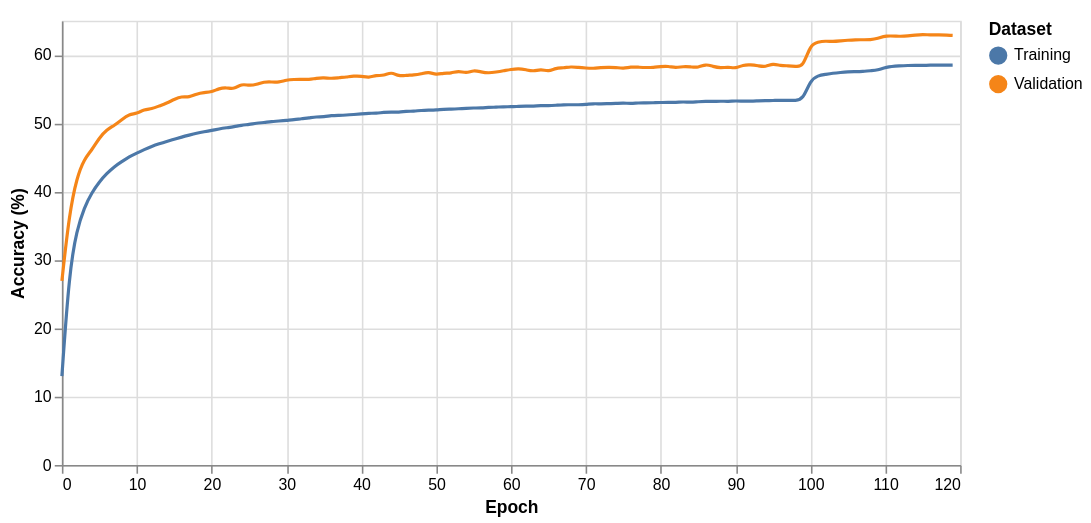

Vega-Lite specification for this chart:
### Vega-Lite specification from a JSON file in a GitHub repository (floating-point values rounded to 4 significant figures; data arrays with more than 128 entries replaced by an {"elided": "..."} marker saying what was removed)
{"config": {"view": {"width": 400, "height": 300}, "mark": {"tooltip": null}}, "layer": [{"mark": {"type": "line", "interpolate": "basis"}, "encoding": {"color": {"type": "nominal", "field": "label", "title": "Dataset"}, "x": {"type": "quantitative", "field": "Step", "title": "Epoch"}, "y": {"type": "quantitative", "field": "Value", "title": "Accuracy (%)"}}}, {"mark": "point", "encoding": {"opacity": {"value": 0}, "x": {"type": "quantitative", "field": "Step"}}, "selection": {"selector003": {"type": "single", "nearest": true, "on": "mouseover", "fields": ["Step"], "empty": "none"}}}, {"mark": "point", "encoding": {"color": {"type": "nominal", "field": "label", "title": "Dataset"}, "opacity": {"value": 0, "condition": {"value": 1, "selection": "selector003"}}, "x": {"type": "quantitative", "field": "Step", "title": "Epoch"}, "y": {"type": "quantitative", "field": "Value", "title": "Accuracy (%)"}}}, {"mark": {"type": "rule", "color": "gray"}, "encoding": {"x": {"type": "quantitative", "field": "Step"}}, "transform": [{"filter": {"selection": "selector003"}}]}, {"mark": {"type": "text", "align": "left", "dx": 5, "dy": -10}, "encoding": {"color": {"type": "nominal", "field": "label", "title": "Dataset"}, "text": {"value": " ", "condition": {"type": "quantitative", "field": "Value", "selection": "selector003"}}, "x": {"type": "quantitative", "field": "Step", "title": "Epoch"}, "y": {"type": "quantitative", "field": "Value", "title": "Accuracy (%)"}}}], "data": {"name": "data-1553792caf2ae1aad48814c382802904"}, "height": 280, "width": 566, "$schema": "https://vega.github.io/schema/vega-lite/v3.3.0.json", "datasets": {"data-1553792caf2ae1aad48814c382802904": {"elided": "236 records"}}}
